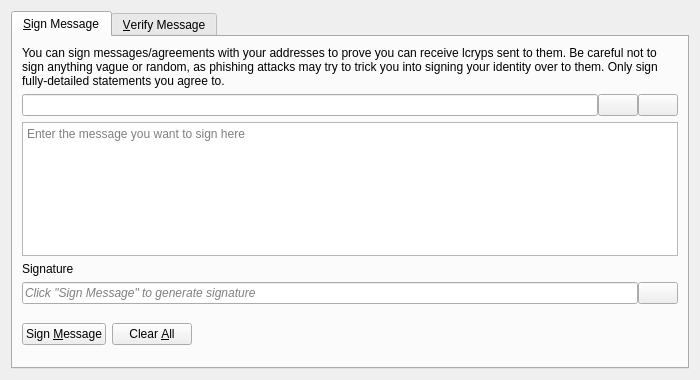
<?xml version="1.0" encoding="UTF-8"?>
<ui version="4.0">
 <class>SignVerifyMessageDialog</class>
 <widget class="QDialog" name="SignVerifyMessageDialog">
  <property name="geometry">
   <rect>
    <x>0</x>
    <y>0</y>
    <width>700</width>
    <height>380</height>
   </rect>
  </property>
  <property name="windowTitle">
   <string>Signatures - Sign / Verify a Message</string>
  </property>
  <property name="modal">
   <bool>true</bool>
  </property>
  <layout class="QVBoxLayout" name="verticalLayout">
   <item>
    <widget class="QTabWidget" name="tabWidget">
     <property name="currentIndex">
      <number>0</number>
     </property>
     <widget class="QWidget" name="tabSignMessage">
      <attribute name="title">
       <string>&amp;Sign Message</string>
      </attribute>
      <layout class="QVBoxLayout" name="verticalLayout_SM">
       <item>
        <widget class="QLabel" name="infoLabel_SM">
         <property name="text">
          <string>You can sign messages/agreements with your addresses to prove you can receive lcryps sent to them. Be careful not to sign anything vague or random, as phishing attacks may try to trick you into signing your identity over to them. Only sign fully-detailed statements you agree to.</string>
         </property>
         <property name="textFormat">
          <enum>Qt::PlainText</enum>
         </property>
         <property name="wordWrap">
          <bool>true</bool>
         </property>
        </widget>
       </item>
       <item>
        <layout class="QHBoxLayout" name="horizontalLayout_1_SM">
         <property name="spacing">
          <number>0</number>
         </property>
         <item>
          <widget class="QValidatedLineEdit" name="addressIn_SM">
           <property name="toolTip">
            <string>The LcRyp address to sign the message with</string>
           </property>
          </widget>
         </item>
         <item>
          <widget class="QPushButton" name="addressBookButton_SM">
           <property name="toolTip">
            <string>Choose previously used address</string>
           </property>
           <property name="text">
            <string/>
           </property>
           <property name="icon">
            <iconset resource="../lcryp.qrc">
             <normaloff>:/icons/address-book</normaloff>:/icons/address-book</iconset>
           </property>
           <property name="shortcut">
            <string>Alt+A</string>
           </property>
           <property name="autoDefault">
            <bool>false</bool>
           </property>
          </widget>
         </item>
         <item>
          <widget class="QPushButton" name="pasteButton_SM">
           <property name="toolTip">
            <string>Paste address from clipboard</string>
           </property>
           <property name="text">
            <string/>
           </property>
           <property name="icon">
            <iconset resource="../lcryp.qrc">
             <normaloff>:/icons/editpaste</normaloff>:/icons/editpaste</iconset>
           </property>
           <property name="shortcut">
            <string>Alt+P</string>
           </property>
           <property name="autoDefault">
            <bool>false</bool>
           </property>
          </widget>
         </item>
        </layout>
       </item>
       <item>
        <widget class="QPlainTextEdit" name="messageIn_SM">
         <property name="toolTip">
          <string>Enter the message you want to sign here</string>
         </property>
         <property name="placeholderText">
          <string>Enter the message you want to sign here</string>
         </property>
        </widget>
       </item>
       <item>
        <widget class="QLabel" name="signatureLabel_SM">
         <property name="text">
          <string>Signature</string>
         </property>
         <property name="textFormat">
          <enum>Qt::PlainText</enum>
         </property>
        </widget>
       </item>
       <item>
        <layout class="QHBoxLayout" name="horizontalLayout_2_SM">
         <property name="spacing">
          <number>0</number>
         </property>
         <item>
          <widget class="QLineEdit" name="signatureOut_SM">
           <property name="placeholderText">
            <string>Click "Sign Message" to generate signature</string>
           </property>
           <property name="font">
            <font>
             <italic>true</italic>
            </font>
           </property>
           <property name="readOnly">
            <bool>true</bool>
           </property>
          </widget>
         </item>
         <item>
          <widget class="QPushButton" name="copySignatureButton_SM">
           <property name="toolTip">
            <string>Copy the current signature to the system clipboard</string>
           </property>
           <property name="text">
            <string/>
           </property>
           <property name="icon">
            <iconset resource="../lcryp.qrc">
             <normaloff>:/icons/editcopy</normaloff>:/icons/editcopy</iconset>
           </property>
           <property name="autoDefault">
            <bool>false</bool>
           </property>
          </widget>
         </item>
        </layout>
       </item>
       <item>
        <layout class="QHBoxLayout" name="horizontalLayout_3_SM">
         <item>
          <widget class="QPushButton" name="signMessageButton_SM">
           <property name="toolTip">
            <string>Sign the message to prove you own this LcRyp address</string>
           </property>
           <property name="text">
            <string>Sign &amp;Message</string>
           </property>
           <property name="icon">
            <iconset resource="../lcryp.qrc">
             <normaloff>:/icons/edit</normaloff>:/icons/edit</iconset>
           </property>
           <property name="autoDefault">
            <bool>false</bool>
           </property>
          </widget>
         </item>
         <item>
          <widget class="QPushButton" name="clearButton_SM">
           <property name="toolTip">
            <string>Reset all sign message fields</string>
           </property>
           <property name="text">
            <string>Clear &amp;All</string>
           </property>
           <property name="icon">
            <iconset resource="../lcryp.qrc">
             <normaloff>:/icons/remove</normaloff>:/icons/remove</iconset>
           </property>
           <property name="autoDefault">
            <bool>false</bool>
           </property>
          </widget>
         </item>
         <item>
          <spacer name="horizontalSpacer_1_SM">
           <property name="orientation">
            <enum>Qt::Horizontal</enum>
           </property>
           <property name="sizeHint" stdset="0">
            <size>
             <width>40</width>
             <height>48</height>
            </size>
           </property>
          </spacer>
         </item>
         <item>
          <widget class="QLabel" name="statusLabel_SM">
           <property name="font">
            <font>
             <weight>75</weight>
             <bold>true</bold>
            </font>
           </property>
           <property name="text">
            <string/>
           </property>
           <property name="wordWrap">
            <bool>true</bool>
           </property>
          </widget>
         </item>
         <item>
          <spacer name="horizontalSpacer_2_SM">
           <property name="orientation">
            <enum>Qt::Horizontal</enum>
           </property>
           <property name="sizeHint" stdset="0">
            <size>
             <width>40</width>
             <height>48</height>
            </size>
           </property>
          </spacer>
         </item>
        </layout>
       </item>
      </layout>
     </widget>
     <widget class="QWidget" name="tabVerifyMessage">
      <attribute name="title">
       <string>&amp;Verify Message</string>
      </attribute>
      <layout class="QVBoxLayout" name="verticalLayout_VM">
       <item>
        <widget class="QLabel" name="infoLabel_VM">
         <property name="text">
          <string>Enter the receiver's address, message (ensure you copy line breaks, spaces, tabs, etc. exactly) and signature below to verify the message. Be careful not to read more into the signature than what is in the signed message itself, to avoid being tricked by a man-in-the-middle attack. Note that this only proves the signing party receives with the address, it cannot prove sendership of any transaction!</string>
         </property>
         <property name="textFormat">
          <enum>Qt::PlainText</enum>
         </property>
         <property name="alignment">
          <set>Qt::AlignLeading|Qt::AlignLeft|Qt::AlignTop</set>
         </property>
         <property name="wordWrap">
          <bool>true</bool>
         </property>
        </widget>
       </item>
       <item>
        <layout class="QHBoxLayout" name="horizontalLayout_1_VM">
         <property name="spacing">
          <number>0</number>
         </property>
         <item>
          <widget class="QValidatedLineEdit" name="addressIn_VM">
           <property name="toolTip">
            <string>The LcRyp address the message was signed with</string>
           </property>
          </widget>
         </item>
         <item>
          <widget class="QPushButton" name="addressBookButton_VM">
           <property name="toolTip">
            <string>Choose previously used address</string>
           </property>
           <property name="text">
            <string/>
           </property>
           <property name="icon">
            <iconset resource="../lcryp.qrc">
             <normaloff>:/icons/address-book</normaloff>:/icons/address-book</iconset>
           </property>
           <property name="shortcut">
            <string>Alt+A</string>
           </property>
           <property name="autoDefault">
            <bool>false</bool>
           </property>
          </widget>
         </item>
        </layout>
       </item>
       <item>
        <widget class="QPlainTextEdit" name="messageIn_VM">
          <property name="toolTip">
            <string>The signed message to verify</string>
          </property>
          <property name="placeholderText">
            <string>The signed message to verify</string>
          </property>
        </widget>
       </item>
       <item>
        <widget class="QValidatedLineEdit" name="signatureIn_VM">
          <property name="toolTip">
            <string>The signature given when the message was signed</string>
          </property>
          <property name="placeholderText">
            <string>The signature given when the message was signed</string>
          </property>
        </widget>
       </item>
       <item>
        <layout class="QHBoxLayout" name="horizontalLayout_2_VM">
         <item>
          <widget class="QPushButton" name="verifyMessageButton_VM">
           <property name="toolTip">
            <string>Verify the message to ensure it was signed with the specified LcRyp address</string>
           </property>
           <property name="text">
            <string>Verify &amp;Message</string>
           </property>
           <property name="icon">
            <iconset resource="../lcryp.qrc">
             <normaloff>:/icons/transaction_0</normaloff>:/icons/transaction_0</iconset>
           </property>
           <property name="autoDefault">
            <bool>false</bool>
           </property>
          </widget>
         </item>
         <item>
          <widget class="QPushButton" name="clearButton_VM">
           <property name="toolTip">
            <string>Reset all verify message fields</string>
           </property>
           <property name="text">
            <string>Clear &amp;All</string>
           </property>
           <property name="icon">
            <iconset resource="../lcryp.qrc">
             <normaloff>:/icons/remove</normaloff>:/icons/remove</iconset>
           </property>
           <property name="autoDefault">
            <bool>false</bool>
           </property>
          </widget>
         </item>
         <item>
          <spacer name="horizontalSpacer_1_VM">
           <property name="orientation">
            <enum>Qt::Horizontal</enum>
           </property>
           <property name="sizeHint" stdset="0">
            <size>
             <width>40</width>
             <height>48</height>
            </size>
           </property>
          </spacer>
         </item>
         <item>
          <widget class="QLabel" name="statusLabel_VM">
           <property name="font">
            <font>
             <weight>75</weight>
             <bold>true</bold>
            </font>
           </property>
           <property name="text">
            <string/>
           </property>
           <property name="wordWrap">
            <bool>true</bool>
           </property>
          </widget>
         </item>
         <item>
          <spacer name="horizontalSpacer_2_VM">
           <property name="orientation">
            <enum>Qt::Horizontal</enum>
           </property>
           <property name="sizeHint" stdset="0">
            <size>
             <width>40</width>
             <height>48</height>
            </size>
           </property>
          </spacer>
         </item>
        </layout>
       </item>
      </layout>
     </widget>
    </widget>
   </item>
  </layout>
 </widget>
 <customwidgets>
  <customwidget>
   <class>QValidatedLineEdit</class>
   <extends>QLineEdit</extends>
   <header>qt/qvalidatedlineedit.h</header>
  </customwidget>
 </customwidgets>
 <resources>
  <include location="../lcryp.qrc"/>
 </resources>
 <connections/>
</ui>
